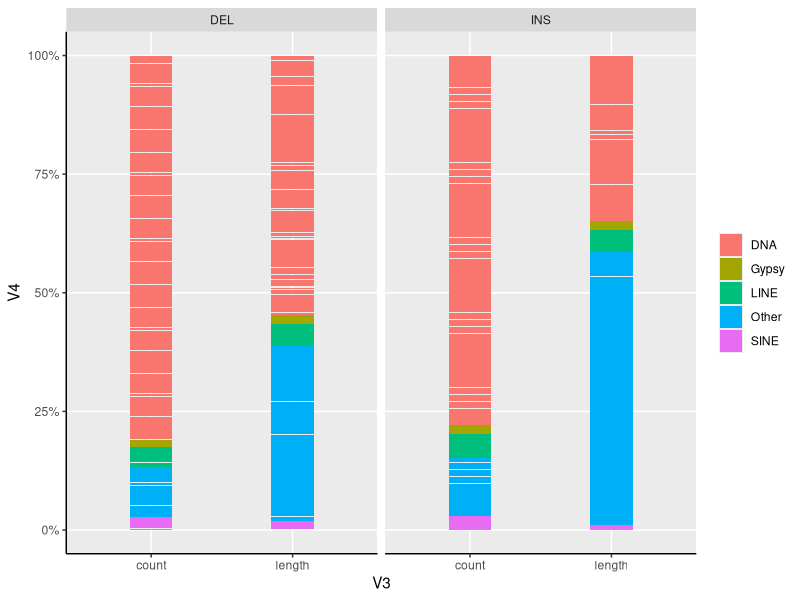

Recreate this plot in R.
library(ggplot2)
setwd("C:/Users/diggers/Desktop/项目文档/ABBA/f4")
d <- read.table("data2.xls",check.names = F,header = F)
ggplot(d,aes(x=V3,y=V4,fill=V2)) + geom_bar(position="fill", stat = "identity" ,width = 0.3) + scale_y_continuous(labels = scales::percent) + facet_grid(.~V1) + theme(panel.border = element_blank(),panel.grid.minor = element_blank(),axis.line = element_line(colour = "black")) + scale_colour_manual(values =c("#ff9d72","#6155a6","#5aa469")) + theme(legend.title=element_blank(),legend.background=element_blank())